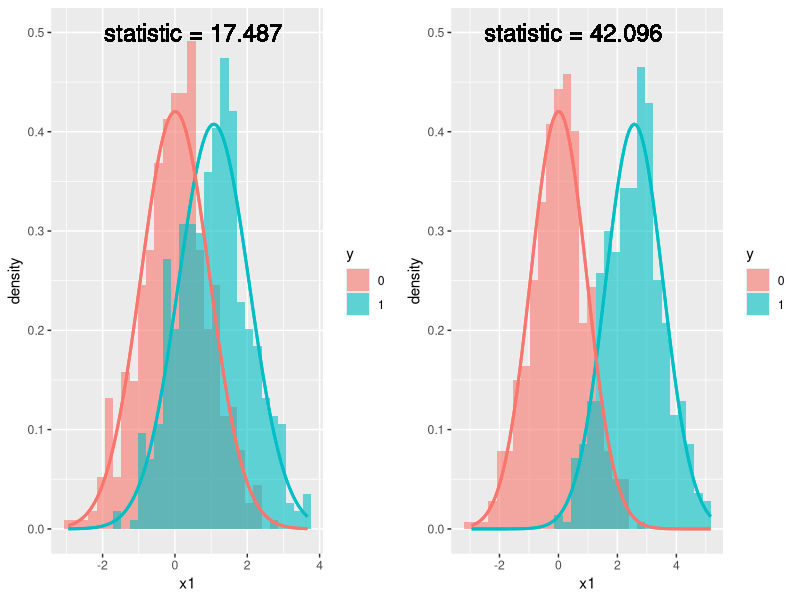

Recreate this plot in R.
# check if thelibraries are installed, otherwise install
if (!requireNamespace("GGally")) {
  install.packages("GGally")
}
if (!requireNamespace("ggplot2")) {
  install.packages("ggplot2")
}
if (!requireNamespace("mvtnorm")) {
  install.packages("mvtnorm")
}
if (!requireNamespace("gridExtra")) {
  install.packages("gridExtra")
}
if (!requireNamespace("ggpubr")) {
  install.packages("ggpubr")
}

library(gridExtra)
library(GGally)
library(ggplot2)
library(mvtnorm)

create_classification_task<- function(covariance_matrix,n_data,means){
  y = c(rep(1,n_data/2),rep(0,n_data/2))
  x = rmvnorm(n_data,
            mean = means,
            sigma = covariance_matrix
            )
  return(list(x=x,y=y))
}

#Parameters
variance=1
n_data=1000
covariance_matrix = matrix(c(variance,0,0,variance),ncol= 2)
task_data = create_classification_task(covariance_matrix = covariance_matrix,
                           n_data = n_data,
                           means = c(0,0)
                           )

create_histogram_plot <-function (task_data, translation){
  x1 = task_data$x[, 1]
  x2 = task_data$x[, 2]
  y = task_data$y
  x1[y==1] = x1[y==1]+translation * variance
  data = data.frame(x1=x1,x2=x2,y=y)
  data$y = as.factor(data$y)
  #calculate the t test for x1 and y and extract the p value
  t_test = t.test(data[data$y==1,]$x1,data[data$y==0,]$x1)
  statistic= t_test$statistic
  # Plot histogram and a line representing the gaussian of x1 for each y and add the p value in some text
  plot <- ggplot(data, aes(x = x1, fill = y)) +
  geom_histogram(alpha = 0.6, position = "identity",aes(y = ..density..)) +
  stat_function(fun = dnorm, args = list(mean = mean(data[data$y==1,]$x1),
   sd = sd(data[data$y==1,]$x1)), color = "#00BFC4", size = 1) +
  stat_function(fun = dnorm, args = list(mean = mean(data[data$y==0,]$x1),
   sd = sd(data[data$y==0,]$x1)), color = "#F8766D", size = 1) +
  theme(plot.title = element_text(hjust = 0.5)) +
  #labs(title = "Histogram of x1 for each y", x = "x1", y = "Count") +
  geom_text(aes(x = 0.5, y = 0.5,
   label = paste("statistic =", round(statistic, 3))), size = 6)
  
  return(plot)
}

plot1 = create_histogram_plot(task_data, 1) 
plot25 = create_histogram_plot(task_data, 2.5)
grid=grid.arrange(plot1,plot25, ncol=2)
#save the plot
ggsave("slides/feature-selection/figure/fs-t-test.png", grid, width = 20, height = 10, units = "cm")
